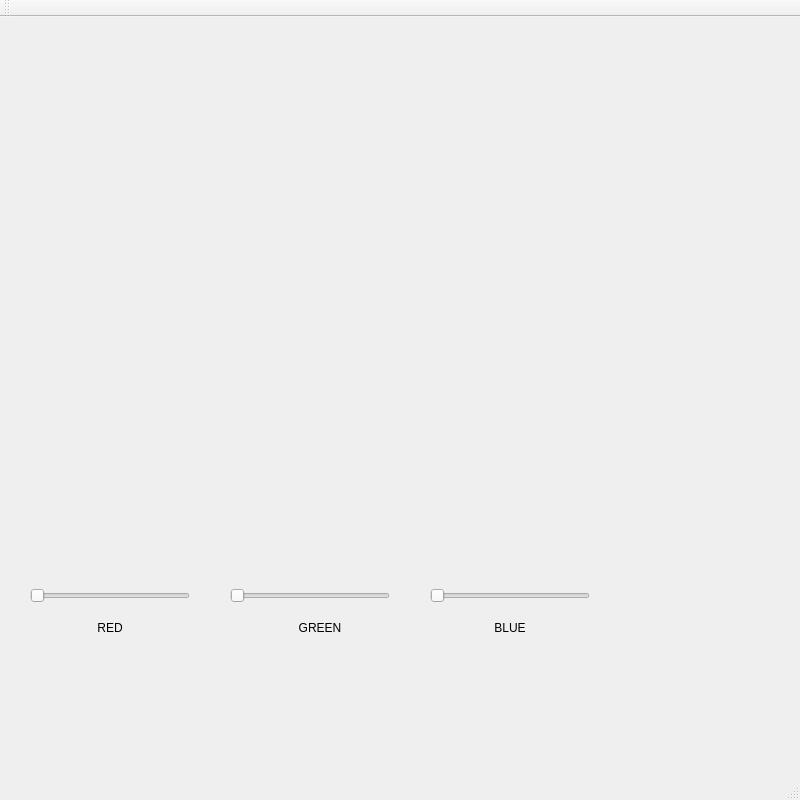
<?xml version="1.0" encoding="UTF-8"?>
<ui version="4.0">
 <class>MainWindow</class>
 <widget class="QMainWindow" name="MainWindow">
  <property name="geometry">
   <rect>
    <x>0</x>
    <y>0</y>
    <width>800</width>
    <height>800</height>
   </rect>
  </property>
  <property name="windowTitle">
   <string>MainWindow</string>
  </property>
  <widget class="QWidget" name="centralWidget">
   <widget class="QLabel" name="label">
    <property name="geometry">
     <rect>
      <x>0</x>
      <y>0</y>
      <width>500</width>
      <height>500</height>
     </rect>
    </property>
    <property name="text">
     <string/>
    </property>
   </widget>
   <widget class="QSlider" name="horizontalSlider">
    <property name="geometry">
     <rect>
      <x>30</x>
      <y>570</y>
      <width>160</width>
      <height>18</height>
     </rect>
    </property>
    <property name="maximum">
     <number>255</number>
    </property>
    <property name="orientation">
     <enum>Qt::Horizontal</enum>
    </property>
   </widget>
   <widget class="QSlider" name="horizontalSlider_2">
    <property name="geometry">
     <rect>
      <x>230</x>
      <y>570</y>
      <width>160</width>
      <height>18</height>
     </rect>
    </property>
    <property name="maximum">
     <number>255</number>
    </property>
    <property name="orientation">
     <enum>Qt::Horizontal</enum>
    </property>
   </widget>
   <widget class="QSlider" name="horizontalSlider_3">
    <property name="geometry">
     <rect>
      <x>430</x>
      <y>570</y>
      <width>160</width>
      <height>18</height>
     </rect>
    </property>
    <property name="maximum">
     <number>255</number>
    </property>
    <property name="orientation">
     <enum>Qt::Horizontal</enum>
    </property>
   </widget>
   <widget class="QLabel" name="label_2">
    <property name="geometry">
     <rect>
      <x>70</x>
      <y>600</y>
      <width>80</width>
      <height>21</height>
     </rect>
    </property>
    <property name="text">
     <string>RED</string>
    </property>
    <property name="alignment">
     <set>Qt::AlignCenter</set>
    </property>
   </widget>
   <widget class="QLabel" name="label_3">
    <property name="geometry">
     <rect>
      <x>280</x>
      <y>600</y>
      <width>80</width>
      <height>21</height>
     </rect>
    </property>
    <property name="text">
     <string>GREEN</string>
    </property>
    <property name="alignment">
     <set>Qt::AlignCenter</set>
    </property>
   </widget>
   <widget class="QLabel" name="label_4">
    <property name="geometry">
     <rect>
      <x>470</x>
      <y>600</y>
      <width>80</width>
      <height>21</height>
     </rect>
    </property>
    <property name="text">
     <string>BLUE</string>
    </property>
    <property name="alignment">
     <set>Qt::AlignCenter</set>
    </property>
   </widget>
  </widget>
  <widget class="QMenuBar" name="menuBar">
   <property name="geometry">
    <rect>
     <x>0</x>
     <y>0</y>
     <width>800</width>
     <height>26</height>
    </rect>
   </property>
  </widget>
  <widget class="QToolBar" name="mainToolBar">
   <attribute name="toolBarArea">
    <enum>TopToolBarArea</enum>
   </attribute>
   <attribute name="toolBarBreak">
    <bool>false</bool>
   </attribute>
  </widget>
  <widget class="QStatusBar" name="statusBar"/>
 </widget>
 <layoutdefault spacing="6" margin="11"/>
 <resources/>
 <connections/>
</ui>
